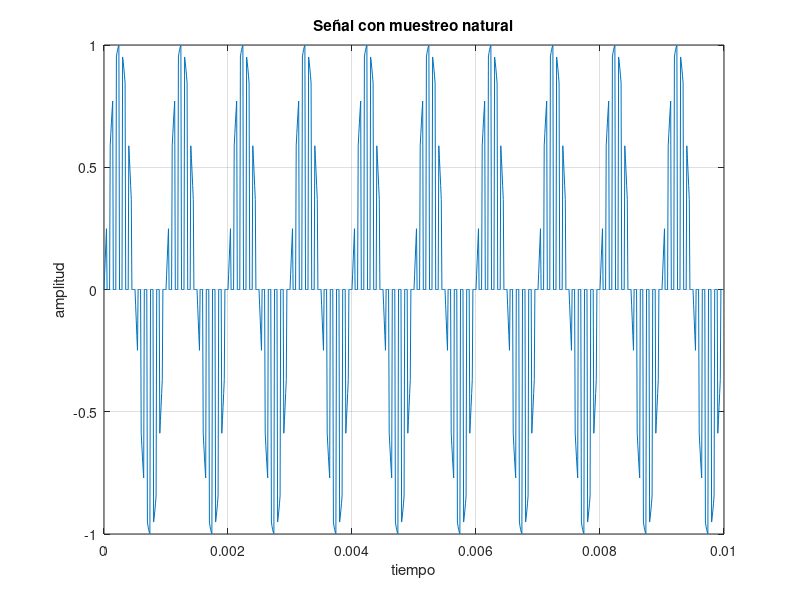

The MATLAB script that drew this image:
fc = 1000 % frecuencia 
Ms = 1/100000 % frecuencia de muestreo
t = 0:Ms:0.01%vector del tiempo de un segundo
A = 1
m = sin(2*pi*fc*t)


%ahora en la parte dos hay que crear una PAM

%por lo tanto hay que crear un tren de pulsos
%que multiplicara a la señal original m(t) -> quednado p(t)*m(t)
%etnonces como se nos pide crearon varibles extras para poder crear este tren
%que nos ayudara con la creacion del PAM
    % ciclo de trabajo d = tau/Ts esto nos demuestra que tan activo esta el pulso
    % osea el grosor del tiempo que esta activo en porcentaje
    % Fs -> frecuencia de muestreo

Fs = 10000
Ts = 1/Fs

d = 0.5 %donde tau es el ancho del pulso
tau = d*Ts % lo puse mejor asi porque si no es medio webeo poner un tau manual, es mal facil poner el "d"

%creado esto podemos crear el tren de pulsos

p = (square(2*pi*Fs*t, 100*d) + 1)/2 %el 100d se supone que es el ciclo de trabajo/duracion

M = p.*m



plot(t,M)
xlabel('tiempo')
ylabel('amplitud')
title('Señal con muestreo natural')
grid on
